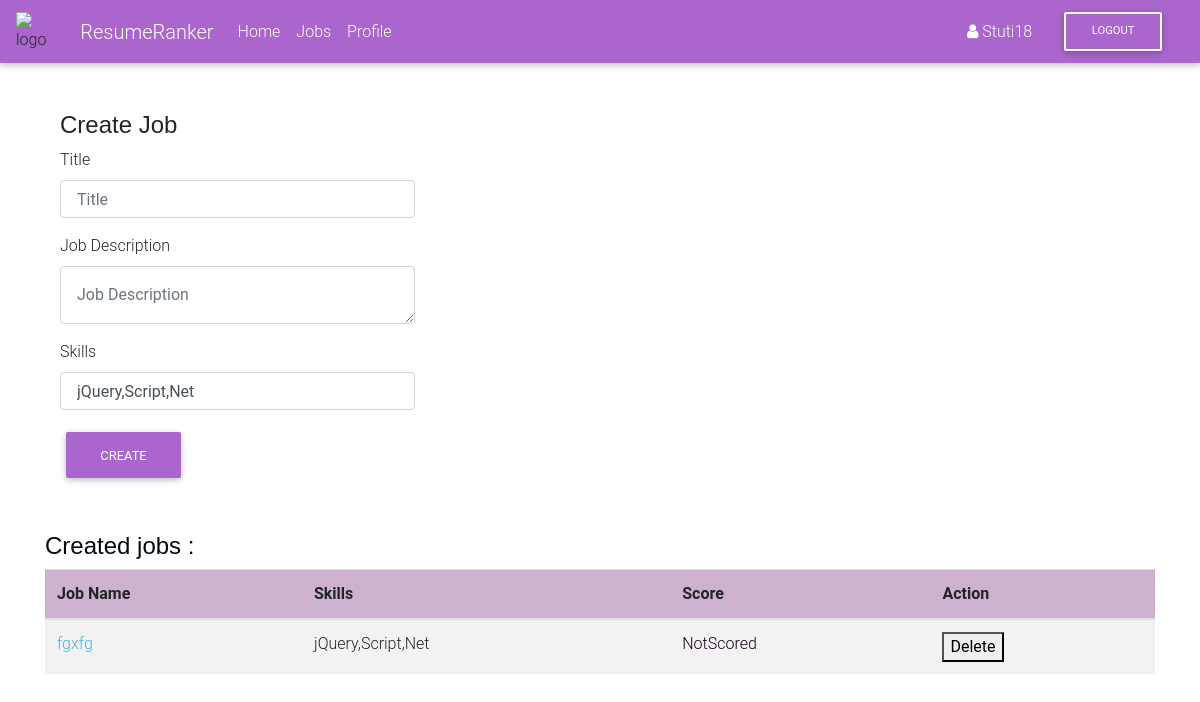
Page /jobs/ (signed in) on the earlier database version.
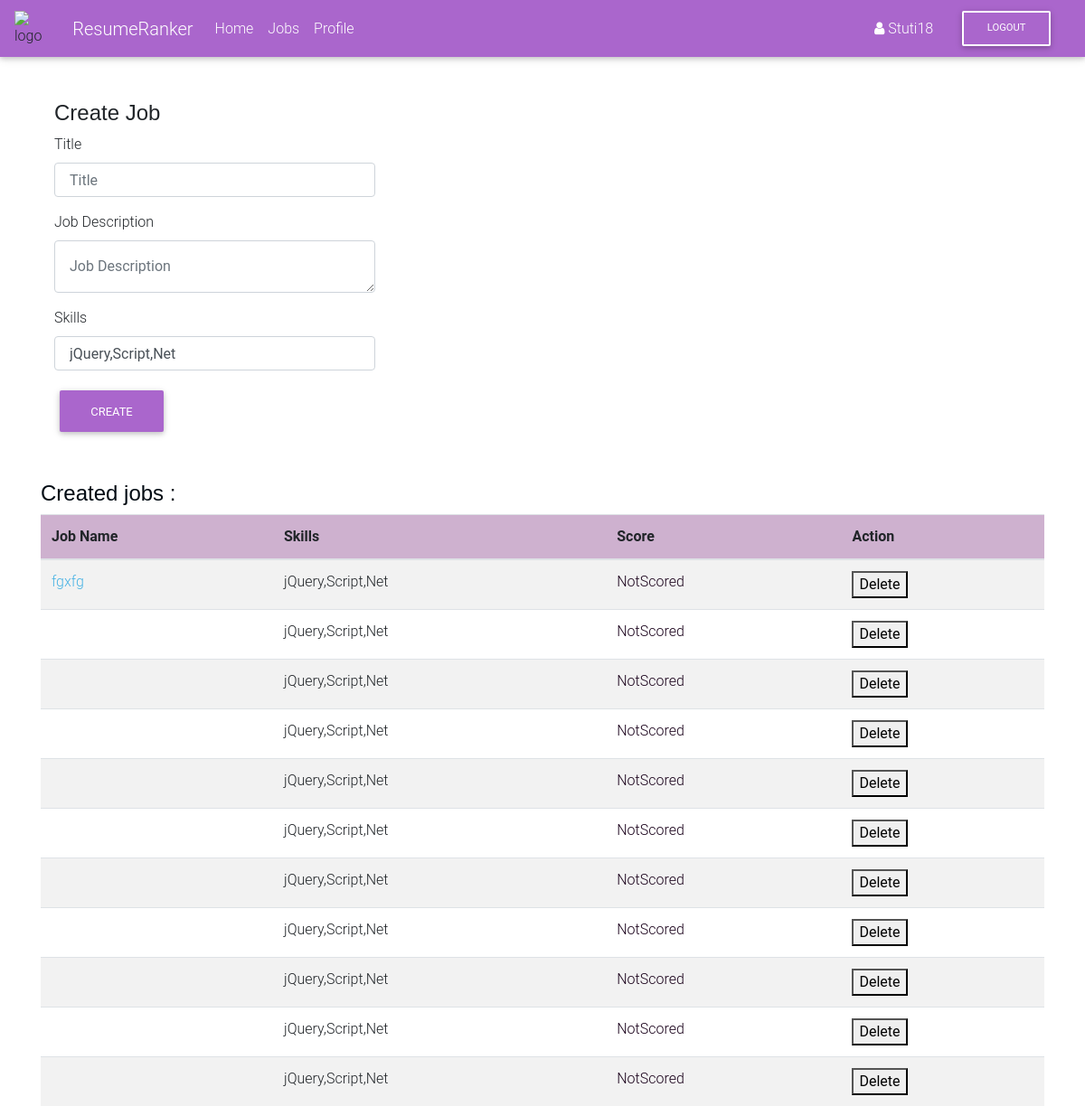
Same page on the later database version.
### jobs/models.py (models this page shows)
class Job(models.Model):
    user = models.ForeignKey(User, on_delete=models.CASCADE)
    title = models.CharField(max_length=1000, blank=True)
    job_description = models.CharField(max_length=2000)
    skills = models.CharField(default=False,max_length=2000)
    status = models.CharField(default="NotScored",max_length=10)

### jobs/views.py (the view, shortened to what this page needs)
# urls.py: path('jobs/', jobs_view, name='jobs'),
@login_required
def jobs_view(request):
    if request.method == "GET":
        jobs = list(Job.objects.filter(user=request.user).values())
        print(jobs)
        return render(request, 'app/jobs.html',{"jobs":jobs})

### templates/app/jobs.html (shortened to what this page needs)
{% extends "base.html" %}
{% block content %}
<div class="container">
    <div class="row">
    <div class="col-sm-8">
                <h4 class="page-header">Create Job</h4>
                <form role="form" method="post">
                    <div class="form-group float-label-control">
                        <label for="">Title</label>
                        <input id="title" name="title" type="text" class="form-control w-50 p-3" placeholder="Title" >
                    </div>
                    <div class="form-group float-label-control">
                        <label for="">Job Description</label>
                        <textarea id="job_description" name="job_description" class="form-control w-50 p-3" placeholder="Job Description" rows="1"></textarea>
                    </div>
                    <div class="form-group float-label-control">
                    <label for="">Skills</label>
                    <input id="skills" name="skills" type="text"  class="form-control w-50 p-3" value="jQuery,Script,Net">
                    </div>
                    <button class="btn btn-secondary float-left" type="submit">Create</button>
                </div>
    </div>
    </div>
	<br>
	<br>
	{% if jobs|length == 0 %}
	<h1> No Data Found </h1>
	{% else %}
	<h4><span style="color: rgb(2, 11, 19);"> Created jobs :</span></h4>
	<table class="table table-striped" id="jobs">
  <thead>
    <tr style="background-color:rgb(206, 177, 207);">
      <th scope="col">Job Name</th>
      <th scope="col">Skills</th>
      <th scope="col">Score</th>
      <th scope="col">Action</th>
    </tr>
  </thead>
  <tbody>
  {% for job in jobs %}
    <tr>
      <td  style="color: rgb(0, 119, 255);"><a href="{% url 'jobs:jobDetail' job.id %}">{{ job.title }}</a></td>
      <td>{{ job.skills }}</td>
      <td style="color: rgb(26, 2, 27);">{{ job.status }}</td>
      <td>
       <form action="{% url 'jobs:jobDelete' job.id %}" method="POST">
       <button type="submit">Delete</button>
       </form>
      </td>
    </tr>
  {% endfor %}
  </tbody>
</table>
{% endif %}
{% endblock content %}

### templates/base.html (shortened to what this page needs)
{% load static %}
<!DOCTYPE html>
<html lang="en">
<head>
    <link rel="stylesheet" href="https://maxcdn.bootstrapcdn.com/font-awesome/4.7.0/css/font-awesome.min.css">
    <link href="{% static 'css/bootstrap.min.css' %}" rel="stylesheet">
    <link href="{% static 'css/mdb.min.css' %}" rel="stylesheet">
    <link href="{% static 'css/style.css' %}" rel="stylesheet">
    <link href="{% static 'boxicons-2.0.7/css/boxicons.min.css'  %}" rel="stylesheet">
    <link rel="stylesheet" href="http://cdn.datatables.net/1.10.2/css/jquery.dataTables.min.css"></style>
</head>
  <body>
      {% include "navbar.html" %}
      <div style="height: 100vh" class="container">
        {% block content %}
        {% endblock %}
      </div>
</body>
</html>

### templates/navbar.html (shortened to what this page needs)
<div class="c">
<nav class="navbar navbar-expand-lg navbar-dark secondary-color mb-5">
    <img src="../static/img/logo/logo1.PNG" class="img-rounded" alt="logo"
    height="3.5%"
    width="3.5%"
    style="display:block ;  margin-left: auto; margin-right:2% ;"
    >
    <a class="navbar-brand" href="{% url 'users:home' %}">ResumeRanker</a>
    <div class="collapse navbar-collapse" id="basicExampleNav">
        <ul class="navbar-nav mr-auto">
            {% if request.user.is_authenticated %}
            <li class="nav-item ">
                <a class="nav-link" href="{% url 'users:home' %}">Home
                </a>
            </li>
            {% endif %}
            {% if request.user.is_authenticated %}
            <li class="nav-item">
                <a class="nav-link" href="{% url 'jobs:jobs' %}">Jobs</a>
            </li>
            {% endif %}
            {% if request.user.is_authenticated %}
            <li class="nav-item">
                <a class="nav-link" href="{% url 'profiles:profile-edit' user.profile.id %}">Profile</a>
            </li>
            {% endif %}
        </ul>
        <div class="my-1 mr-3">
            {% if user.is_authenticated %}
                <div class="white-text">
                   <i class="fa fa-user" aria-hidden="true"></i>
                   {{ request.user }}
                   </div>
        </div>
        <div class="my-1 mr-3">
                <a class="btn btn-outline-white btn-md my-2 my-sm-0 ml-3" href="{% url 'logout' %}">Logout</a>
                </div>
            {% endif %}
        </div>
    </div>

### static/css/style.css (style rules this page uses)
a { color: #47b2e4; }
h1, h2, h3, h4, h5, h6 { font-family: "Jost", sans-serif; }

Differences in the rows shown:
added Job: skills "jQuery,Script,Net", status "NotScored"
added Job: skills "jQuery,Script,Net", status "NotScored"
added Job: skills "jQuery,Script,Net", status "NotScored"
added Job: skills "jQuery,Script,Net", status "NotScored"
added Job: skills "jQuery,Script,Net", status "NotScored"
added Job: skills "jQuery,Script,Net", status "NotScored"
added Job: skills "jQuery,Script,Net", status "NotScored"
added Job: skills "jQuery,Script,Net", status "NotScored"
added Job: skills "jQuery,Script,Net", status "NotScored"
added Job: skills "jQuery,Script,Net", status "NotScored"
